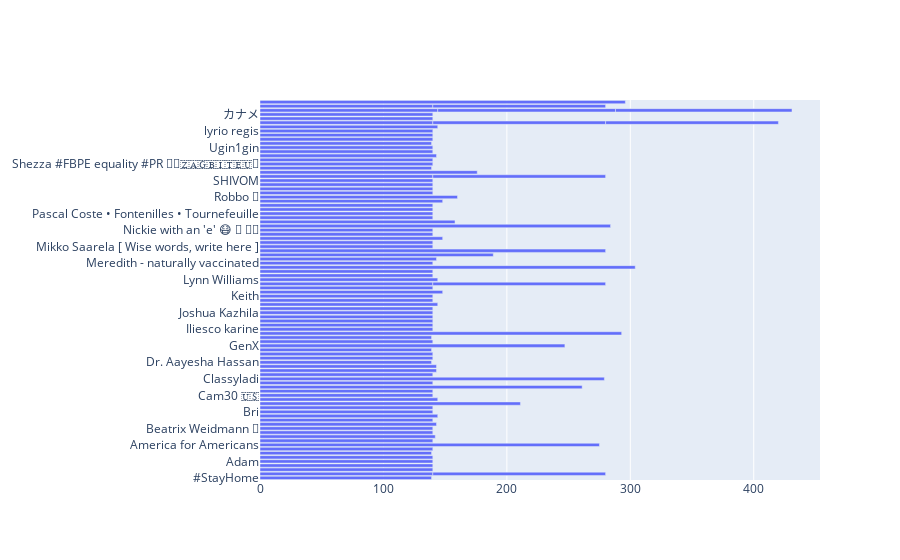

The notebook cell this image was saved under:
### Code cell
top_30_users_tweet_words = df1.sort_values(by="word_count", ascending=False) \
                              .groupby("user_name") \
                              .head(30)
fig = go.Figure(data=[
                    go.Bar(x=top_30_users_tweet_words["word_count"].values, 
                           y=top_30_users_tweet_words["user_name"].values, 
                           orientation="h") 
                ])

fig.show()

### Figure 1 — Plotly figure (JSON) as saved in the notebook; plotly's stock layout.template omitted (floating-point values rounded to 4 significant figures)
{"data": [{"orientation": "h", "type": "bar", "x": [139, 140, 140, 140, 140, 140, 140, 139, 140, 275, 140, 142, 140, 140, 143, 140, 144, 140, 140, 211, 144, 140, 140, 261, 140, 279, 140, 143, 143, 139, 140, 140, 139, 247, 140, 139, 293, 140, 140, 140, 140, 140, 140, 144, 140, 140, 148, 140, 140, 140, 144, 140, 140, 304, 140, 143, 189, 280, 140, 140, 148, 140, 140, 284, 158, 140, 140, 140, 140, 148, 160, 140, 140, 140, 140, 140, 140, 176, 139, 140, 140, 143, 140, 140, 139, 140, 140, 140, 144, 140, 140, 140, 140, 140, 144, 144, 143, 140, 140, 296], "y": ["#StayHome", "/ *J*", "/ *J*", "4Freckles", "Abhi yodha", "Adam", "Alegría Pérez", "Alena Bieling", "America Last", "America for Americans", "Amit Morya", "Angela Torres", "Antonietta Ellwand", "Beatrix Weidmann 💙", "Berhan.@bere", "Bidenitto Mussolini", "BlackStudies at Duke", "Bri", "Bryce Pinson", "COVID Scale", "CTFes", "Cam30 🇺🇸", "Camilo N.", "Chloe Jennett", "Chris Ross", "Classyladi", "Cosmic Beast \"QUASAR\"", "Desi", "Dr Joe Pajak FRSC CSci 💙 NHS FT Governor", "Dr. Aayesha Hassan", "Dr. Corey Hébert®", "Face", "Freda Hill", "GenX", "Gulag Inmate #3825968", "Healthwatch Richmond", "IKn Ihcas", "Iliesco karine", "Jamal", "Jay Kilgore", "Jef", "Joshua Kazhila", "Juan Carlos Claro", "K E A", "KNAW", "Keith", "LMWPG", "Lee 🧜🏻♀️", "Lfoxy🇺🇸💙✭", "Lfoxy🇺🇸💙✭", "Lynn Williams", "Lynne RZ", "Mauritius Sicclinium", "Memej", "Meredith - naturally vaccinated", "Merrion Fetal Health", "Mia", "Mike Powell", "Mikko Saarela [ Wise words, write here ]", "Momir Partalo", "Mona van der Smitte #stayathome 😷 💉 #staysafe", "National MCH Workforce Development Center", "Nickie with an 'e' 😷 🌈 💉💉", "Noel Dolan", "PACE Foundation", "PUSAT MAKLUMAT RAKYAT KULIM", "Pascal Coste • Fontenilles • Tournefeuille", "Python Expert", "Rajesh Singla", "Raymond", "Robbo 🌸", "Robyn", "Rock Solid Concrete", "Ryan 711", "SHIVOM", "Sanjay Sharma", "Sanjay Sharma", "Seancampbell..", "Shannon Knight", "Shezza #FBPE equality #PR 🏳️🌈🇿🇦🇬🇧🇮🇹🇪🇺🤿", "Simunch💙#NHSBlueHeart", "Susana", "The only good communist is a dead communist 🇺🇸", "Ugin1gin", "Victor Schitka", "World Solutions USA", "Zeon45", "lyrio regis", "peb 💙", "د. خلود صالح المانع | Dr. Khulood Almani", "د. خلود صالح المانع | Dr. Khulood Almani", "د. خلود صالح المانع | Dr. Khulood Almani", "⭐️🇺🇸✝️ Giomerica ✝️🇺🇸⭐️", "カナメ", "𝐉.𝐍. 𝐏𝐀𝐐𝐔𝐄𝐓 🖊️", "𝐉.𝐍. 𝐏𝐀𝐐𝐔𝐄𝐓 🖊️", "𝐉.𝐍. 𝐏𝐀𝐐𝐔𝐄𝐓 🖊️", "🐸Sandji03🇨🇵", "🐸Sandji03🇨🇵", "🚶🏻Curtis S. Chin"]}], "layout": {}}
